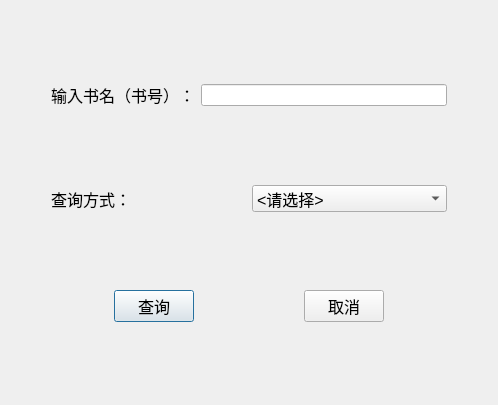
<?xml version="1.0" encoding="UTF-8"?>
<ui version="4.0">
 <class>Searchbook</class>
 <widget class="QDialog" name="Searchbook">
  <property name="geometry">
   <rect>
    <x>0</x>
    <y>0</y>
    <width>498</width>
    <height>405</height>
   </rect>
  </property>
  <property name="windowTitle">
   <string>Dialog</string>
  </property>
  <layout class="QVBoxLayout" name="verticalLayout">
   <item>
    <layout class="QHBoxLayout" name="horizontalLayout_2">
     <item>
      <spacer name="horizontalSpacer_6">
       <property name="orientation">
        <enum>Qt::Horizontal</enum>
       </property>
       <property name="sizeType">
        <enum>QSizePolicy::Minimum</enum>
       </property>
       <property name="sizeHint" stdset="0">
        <size>
         <width>40</width>
         <height>20</height>
        </size>
       </property>
      </spacer>
     </item>
     <item>
      <widget class="QLabel" name="label">
       <property name="font">
        <font>
         <pointsize>12</pointsize>
        </font>
       </property>
       <property name="text">
        <string>输入书名（书号）：</string>
       </property>
      </widget>
     </item>
     <item>
      <widget class="QLineEdit" name="lineEdit"/>
     </item>
     <item>
      <spacer name="horizontalSpacer_7">
       <property name="orientation">
        <enum>Qt::Horizontal</enum>
       </property>
       <property name="sizeType">
        <enum>QSizePolicy::Minimum</enum>
       </property>
       <property name="sizeHint" stdset="0">
        <size>
         <width>40</width>
         <height>20</height>
        </size>
       </property>
      </spacer>
     </item>
    </layout>
   </item>
   <item>
    <layout class="QHBoxLayout" name="horizontalLayout_3">
     <item>
      <spacer name="horizontalSpacer_4">
       <property name="orientation">
        <enum>Qt::Horizontal</enum>
       </property>
       <property name="sizeType">
        <enum>QSizePolicy::Minimum</enum>
       </property>
       <property name="sizeHint" stdset="0">
        <size>
         <width>40</width>
         <height>20</height>
        </size>
       </property>
      </spacer>
     </item>
     <item>
      <widget class="QLabel" name="label_2">
       <property name="font">
        <font>
         <pointsize>12</pointsize>
        </font>
       </property>
       <property name="text">
        <string>查询方式：</string>
       </property>
      </widget>
     </item>
     <item>
      <widget class="QComboBox" name="comboBox">
       <property name="font">
        <font>
         <pointsize>12</pointsize>
        </font>
       </property>
       <item>
        <property name="text">
         <string>&lt;请选择&gt;</string>
        </property>
       </item>
       <item>
        <property name="text">
         <string>按书名</string>
        </property>
       </item>
       <item>
        <property name="text">
         <string>按书号</string>
        </property>
       </item>
      </widget>
     </item>
     <item>
      <spacer name="horizontalSpacer_5">
       <property name="orientation">
        <enum>Qt::Horizontal</enum>
       </property>
       <property name="sizeType">
        <enum>QSizePolicy::Minimum</enum>
       </property>
       <property name="sizeHint" stdset="0">
        <size>
         <width>40</width>
         <height>20</height>
        </size>
       </property>
      </spacer>
     </item>
    </layout>
   </item>
   <item>
    <layout class="QHBoxLayout" name="horizontalLayout">
     <item>
      <spacer name="horizontalSpacer">
       <property name="orientation">
        <enum>Qt::Horizontal</enum>
       </property>
       <property name="sizeHint" stdset="0">
        <size>
         <width>40</width>
         <height>20</height>
        </size>
       </property>
      </spacer>
     </item>
     <item>
      <widget class="QPushButton" name="s_b">
       <property name="enabled">
        <bool>true</bool>
       </property>
       <property name="font">
        <font>
         <pointsize>12</pointsize>
        </font>
       </property>
       <property name="text">
        <string>查询</string>
       </property>
      </widget>
     </item>
     <item>
      <spacer name="horizontalSpacer_3">
       <property name="orientation">
        <enum>Qt::Horizontal</enum>
       </property>
       <property name="sizeHint" stdset="0">
        <size>
         <width>40</width>
         <height>20</height>
        </size>
       </property>
      </spacer>
     </item>
     <item>
      <widget class="QPushButton" name="s_c">
       <property name="font">
        <font>
         <pointsize>12</pointsize>
        </font>
       </property>
       <property name="text">
        <string>取消</string>
       </property>
      </widget>
     </item>
     <item>
      <spacer name="horizontalSpacer_2">
       <property name="orientation">
        <enum>Qt::Horizontal</enum>
       </property>
       <property name="sizeHint" stdset="0">
        <size>
         <width>40</width>
         <height>20</height>
        </size>
       </property>
      </spacer>
     </item>
    </layout>
   </item>
  </layout>
 </widget>
 <resources/>
 <connections>
  <connection>
   <sender>s_c</sender>
   <signal>clicked()</signal>
   <receiver>Searchbook</receiver>
   <slot>close()</slot>
   <hints>
    <hint type="sourcelabel">
     <x>343</x>
     <y>333</y>
    </hint>
    <hint type="destinationlabel">
     <x>248</x>
     <y>202</y>
    </hint>
   </hints>
  </connection>
 </connections>
</ui>
